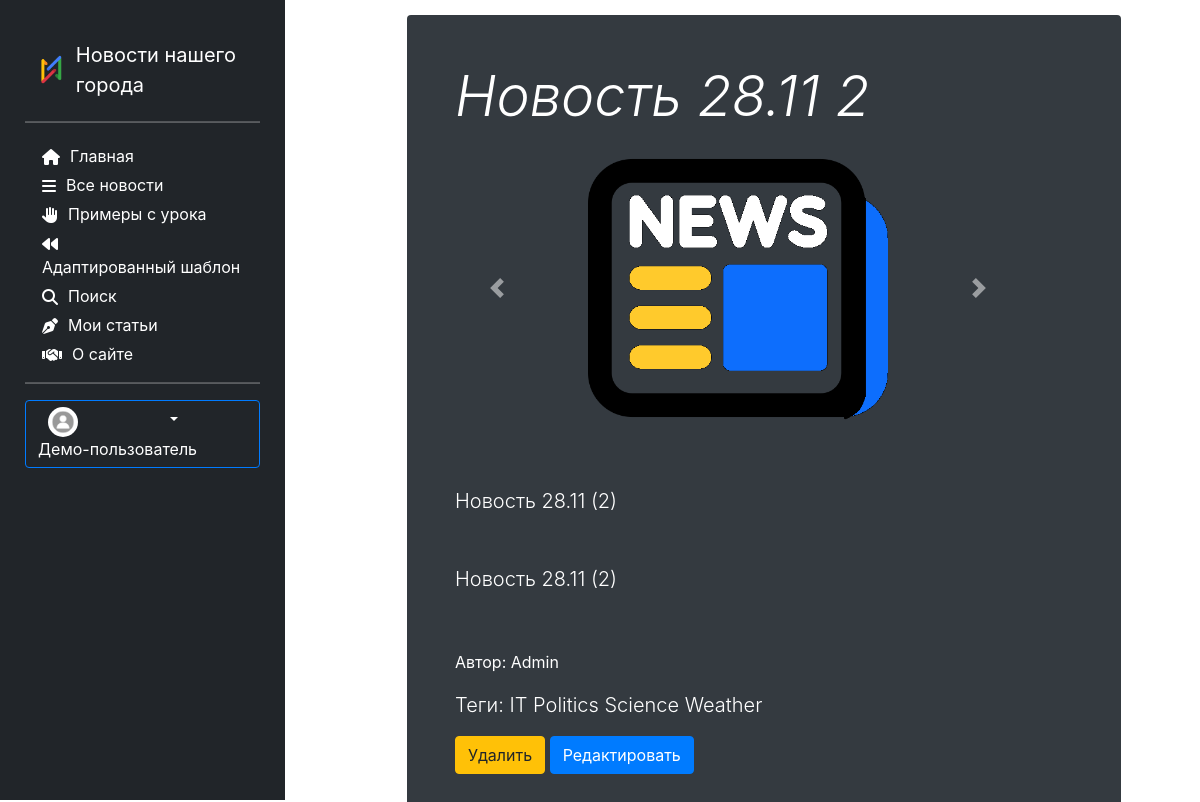
Screenshot of /news/show/13 with the database file from the repository.
### news/models.py (models this page shows, shortened)
class Article(models.Model):
    categories = (('E','Economics'),
                  ('S','Science'),
                  ('IT','IT'))
    author = models.ForeignKey(User, on_delete=models.SET_NULL, null=True)
    title = models.CharField('Название',max_length=50,default='')
    anouncement = models.TextField('Аннотация',max_length=250)
    text = models.TextField('Текст новости')
    date = models.DateTimeField('Дата публикации',auto_now=True)
    category = models.CharField(choices=categories, max_length=20,verbose_name='Категории')
    tags = models.ManyToManyField(to=Tag, blank=True)
    slug = models.SlugField()
    objects = models.Manager()
    published = PublishedToday()
    class Meta:
        ordering = ['title','date']
        verbose_name= 'Новость'
        verbose_name_plural='Новости'

class Image(models.Model):
    article = models.ForeignKey(Article, on_delete=models.CASCADE)
    title = models.CharField(max_length=50, blank=True)
    image = models.ImageField(upload_to='article_images/') #лучше добавить поле default !!!

class Tag(models.Model):
    title = models.CharField(max_length=80)
    status = models.BooleanField(default=True)
    class Meta:
        ordering = ['title','status']
        verbose_name= 'Тэг'
        verbose_name_plural='Тэги'

### news/views.py (the view)
# urls.py: path('show/<int:pk>', views.ArticleDetailView.as_view(), name='news_detail'),
class ArticleDetailView(DetailView):
    model = Article
    template_name = 'news/news_detail.html'
    context_object_name = 'article'
    def get_context_data(self, **kwargs):
        context = super().get_context_data(**kwargs)
        current_object = self.object
        images = Image.objects.filter(article=current_object)
        context['images'] = images
        return context

### news/templates/news/news_detail.html (shortened to what this page needs)
{% extends 'main/base_template.html' %}
{% load static %}
{% load bootstrap5 %}
{% block content %}
<link rel="stylesheet" href="https://maxcdn.bootstrapcdn.com/bootstrap/4.0.0/css/bootstrap.min.css"
>
<div class="row" >
    <div class="single_news">
        <div class="p-4 p-md-5 text-white rounded bg-dark" >
            <div class="col-md-11 px-0">
                <h1 class="display-4 fst-italic"> {{ article.title }}</h1>
                {% if article.image_set.all %}
                <div id="carouselControls" class="carousel slide" data-ride="carousel">
                    <div class="carousel-inner" role="listbox" style=" width:auto; height: 300px; !important;">
                        {% for image in article.image_set.all %}
                        <div class="carousel-item {% if forloop.counter == 1 %} active {% endif %}">
                            <img class="d-block" src="{{ image.image.url }}"
                                 style="margin:auto; height:300px; width:auto; border-radius:5px;">
                        </div>
                        {% endfor %}
                    </div>
                    <a class="carousel-control-prev" href="#carouselControls" role="button" data-slide="prev">
                        <span class="carousel-control-prev-icon" aria-hidden="true"></span>
                    </a>
                    <a class="carousel-control-next" href="#carouselControls" role="button" data-slide="next">
                        <span class="carousel-control-next-icon" aria-hidden="true"></span>
                    </a>
                </div>
                {% endif%}
                <p class="lead my-5">{{ article.anouncement }}</p>
                <p class="lead my-2">{{ article.text }}</p>
                <br><br>
                <p> Автор: {{ article.author }}</p>
                <p class="lead my-3">Теги: {% for t in article.tags.all %} {{ t.title }} {% endfor %}</p>
            </div>
            <a class="btn btn-warning" href="{% url 'news_delete' article.pk %}">Удалить</a>
            <a class="btn btn-primary" href="{% url 'news_update' article.pk %}">Редактировать</a>
        </div>
    </div>
</div>
{% endblock %}

### main/static/main/css/style.css (style rules this page uses)
body { background-color:#FFFFFF; }
a { text-decoration:none; color:white; }
body .single_news { margin-top:15px; float: left; width: 90%; }

### rows the page displays
Article: title "Новость 28.11 2", anouncement "Новость 28.11 (2)", text "Новость 28.11 (2)", author "Admin"
Image: image (picture)
Tag: title "IT"
Tag: title "Politics"
Tag: title "Science"
Tag: title "Weather"
